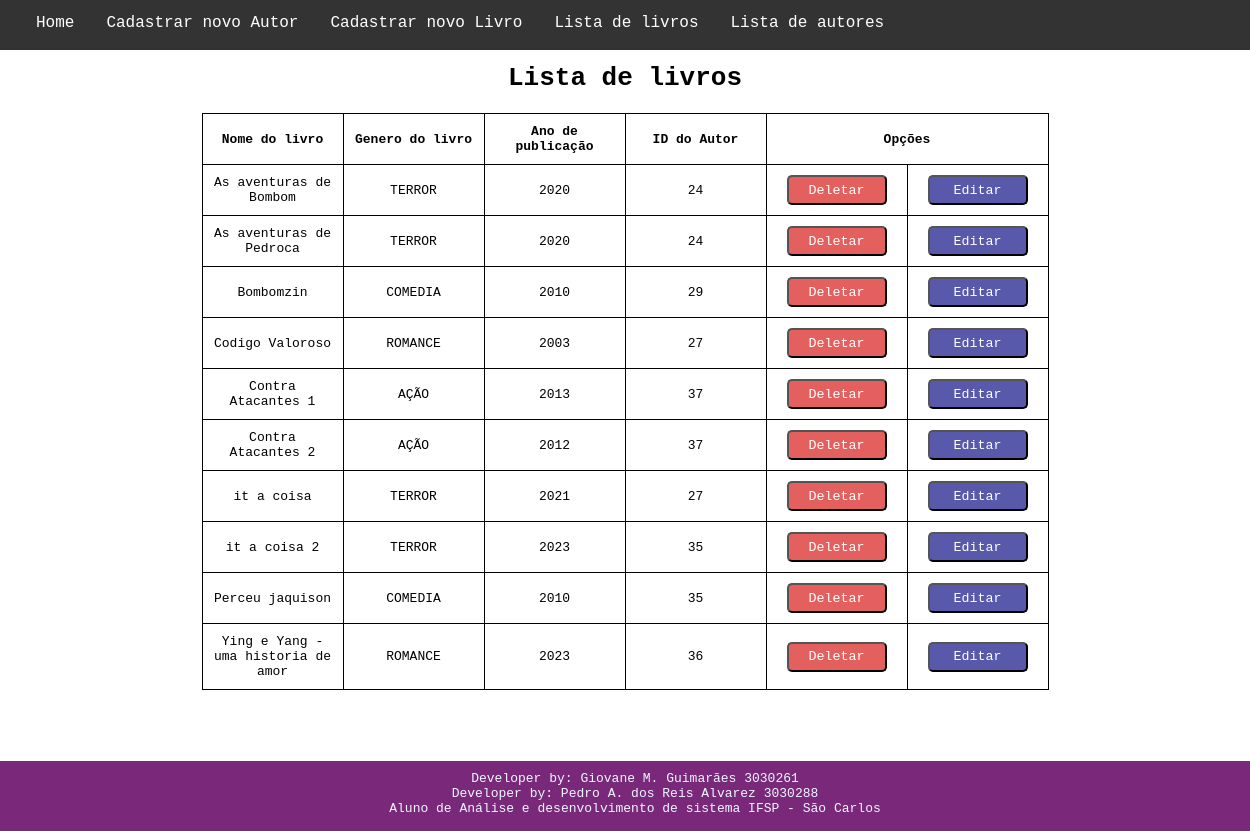
Page /listarlivros.php on the committed database.
### tables this page shows
CREATE TABLE `livro` (
  `idlivro` int(11) NOT NULL,
  `nomelivro` varchar(255) NOT NULL,
  `genero` varchar(255) NOT NULL,
  `ano` year(4) NOT NULL,
  `idPessoa` int(11) NOT NULL
);

### model/Livro.php (called while the page is built, shortened)
<?php
class Livro {
    public static function listar() {
        try {
            $con = Conexao::getConexao();
            $stmt = $con->prepare("SELECT * FROM livro ORDER BY nomelivro");
            $stmt->execute();
            return $stmt->fetchAll();
        } catch (Exception $e) {
            echo $e->getMessage();
            exit;
        }
    }
}

### listarlivros.php (the view, shortened to what this page needs)
<!DOCTYPE html>
<html lang="en">
<head>
</head>
<body>
    <?php
            require_once(__DIR__."/model/Livro.php");
    ?>
    <nav>
        <ul>
            <li><a href="livraria">Home</a></li>
            <li><a href="cadastrarAutor">Cadastrar novo Autor</a></li>
            <li><a href="cadastrarLivro">Cadastrar novo Livro</a></li>
            <li><a href="livros">Lista de livros</a></li>
            <li><a href="autores">Lista de autores</a></li>
        </ul>
    </nav>
    <h1>Lista de livros</h1>
        <table border="1">
            <thead>
                <tr>
                    <th>Nome do livro</th>
                    <th>Genero do livro</th>
                    <th>Ano de publicação</th>
                    <th>ID do Autor</th>
                    <th colspan="2">Opções</th>
                </tr>
            </thead>
            <tbody>
                <?php
                    $listaLivros = Livro::listar();
                    foreach($listaLivros as $livro) {
                        echo "<tr>";
                        echo "<td>" . $livro["nomelivro"] . "</td>";
                        echo "<td>" . $livro["genero"] . "</td>";
                        echo "<td>" . $livro["ano"] . "</td>";
                        echo "<td>" . $livro["idPessoa"] . "</td>";
                        echo "<td><button class='botao_deletar'><a href='deletarLivro".$livro["idlivro"]."'>Deletar</a></button></td>";
                        echo "<td><button><a href='editarLivro".$livro["idlivro"]."'>Editar</a></button></td>";
                        echo "</tr>";
                    }
                ?>
            </tbody>
        </table>
        <footer>
        <div class="container_footer">
            <p>Developer by: Giovane M. Guimarães 3030261</p>
            <p>Developer by: Pedro A. dos Reis Alvarez 3030288</p>
            <p>Aluno de Análise e desenvolvimento de sistema IFSP - São Carlos</p>
        </div>
        </footer>
</body>
</html>

### listarlivros.php (style rules this page uses)
* { padding:0; margin:0; font-family: monospace; }
h1 { text-align: center; padding-top: 13px; }
nav { background-color: #333; height: 50px; width: 100%; padding: 0 20px; font-size: large; }
ul { list-style-type: none; margin: 0; padding: 0; overflow: hidden; }
li { float: left; }
li a { display: block; color: white; text-align: center; padding: 14px 16px; text-decoration: none; border-radius: 5px; }
footer { text-align: center; background-color: #7a297a; color: aliceblue; padding: 10px; height: 50px; width: 100%; margin-top: 5.7%; }
table, th, td { border: 1px solid black; }
table { border-collapse: collapse; margin: auto; margin-bottom: 20px; margin-top: 20px; }
th, td { padding: 10px; text-align: center; width: 120px; }
th { font-weight: bold; }
button { border-radius: 5px; padding: 3px 12px; background: #5959AB; text-decoration: none; color: white; cursor: pointer; width: 100px; height: 30px; }
a { text-decoration: none; color: white; }
.botao_deletar { background-color: #e4605e; }

### rows in the picture
livro: nomelivro "As aventuras de Bombom", genero "TERROR", ano "2020", idPessoa "24"
livro: nomelivro "As aventuras de Pedroca", genero "TERROR", ano "2020", idPessoa "24"
livro: nomelivro "Bombomzin", genero "COMEDIA", ano "2010", idPessoa "29"
livro: nomelivro "Codigo Valoroso", genero "ROMANCE", ano "2003", idPessoa "27"
livro: nomelivro "Contra Atacantes 1", genero "AÇÃO", ano "2013", idPessoa "37"
livro: nomelivro "Contra Atacantes 2", genero "AÇÃO", ano "2012", idPessoa "37"
livro: nomelivro "it a coisa", genero "TERROR", ano "2021", idPessoa "27"
livro: nomelivro "it a coisa 2", genero "TERROR", ano "2023", idPessoa "35"
livro: nomelivro "Perceu jaquison", genero "COMEDIA", ano "2010", idPessoa "35"
livro: nomelivro "Ying e Yang - uma historia de amor", genero "ROMANCE", ano "2023", idPessoa "36"
